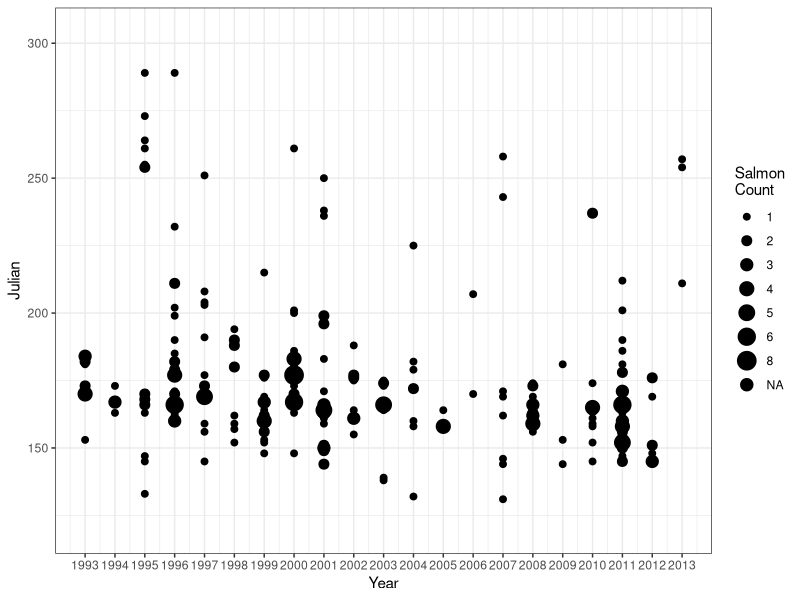

The R script that drew this image:
#### load libraries
library(tidyr)
library(stringr)
library(ggplot2)

### import data from csv file
salmondata <- read.csv("data.csv",header = TRUE, check.names=TRUE)

## convert from wide to long format
data_long <- gather(salmondata, Year, Count, X1993:X2013)
data_long$Year <- as.numeric(substring(data_long$Year, 2))

# replace 0 with NAs
data_long[data_long ==0] = NA
colnames(data_long)[1] <- "Julian"

## plot data as is
brks <- c(1993:2013)
ggplot(data_long, aes(Year, Julian, size = factor(Count))) +
  geom_point() + theme_bw() + scale_size_discrete(name="Salmon\nCount") +
  scale_x_continuous(breaks=brks,
                   labels=brks)
